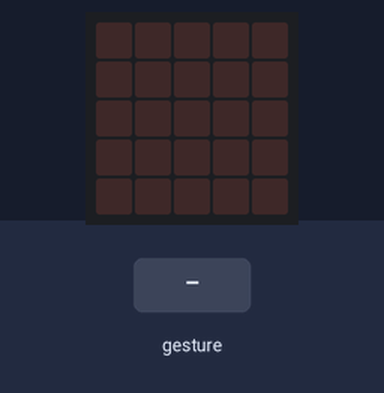
Bench run of a program on a simulated BBC micro:bit (MakeCode). Shown: the board's 5×5 LED display. Inputs (shaded band) come from the test bench. Random numbers come from a fixed seed; a tilt is held for 1.5 s and a shake lasts 1 s, then the board lies face up again.

Above: at 1.2 s.
1.3 s: gesture 'shake'
At 3.0 s:
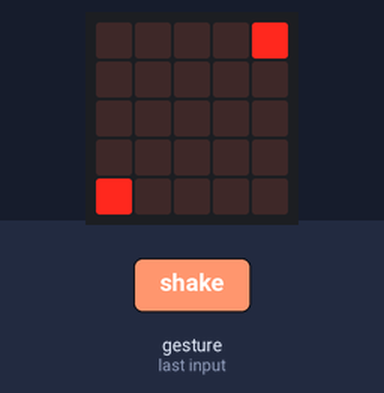
3.7 s: gesture 'shake'
At 5.8 s:
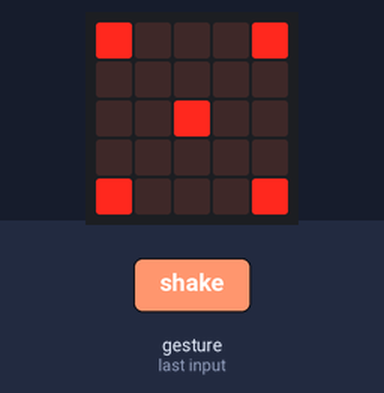
6.1 s: gesture 'shake'
At 7.8 s:
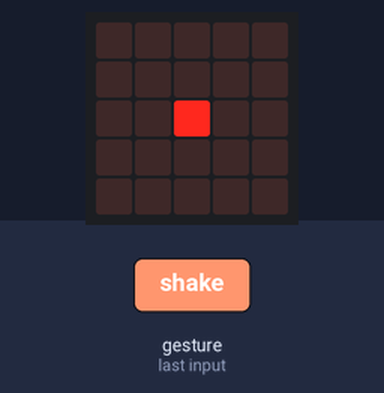
8.5 s: gesture 'shake'
At 10.9 s:
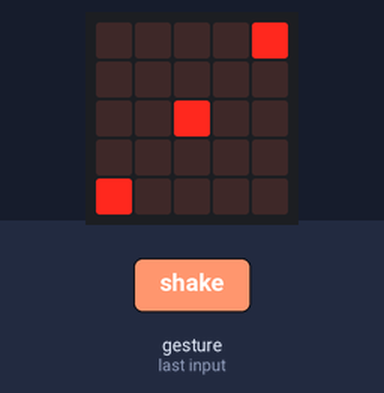
Timing chart, 0 to 11.9 s (numbered marks = the images above; inputs shaded):
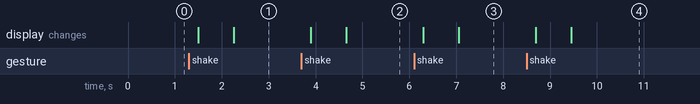

The program:

main.ts
```typescript
let número = 0
input.onGesture(Gesture.Shake, function () {
    número = randint(1, 6)
    basic.showNumber(número)
    if (número == 1) {
        basic.showLeds(`
            . . . . .
            . . . . .
            . . # . .
            . . . . .
            . . . . .
            `)
    } else if (número == 2) {
        basic.showLeds(`
            . . . . #
            . . . . .
            . . . . .
            . . . . .
            # . . . .
            `)
    } else if (número == 3) {
        basic.showLeds(`
            . . . . #
            . . . . .
            . . # . .
            . . . . .
            # . . . .
            `)
    } else if (número == 4) {
        basic.showLeds(`
            # . . . #
            . . . . .
            . . . . .
            . . . . .
            # . . . #
            `)
    } else if (número == 5) {
        basic.showLeds(`
            # . . . #
            . . . . .
            . . # . .
            . . . . .
            # . . . #
            `)
    } else if (número == 6) {
        basic.showLeds(`
            # . . . #
            . . . . .
            # . . . #
            . . . . .
            # . . . #
            `)
    }
})
basic.forever(function () {

})
```

test.ts
```typescript
// aquí va el archivo "tests"; esto no se compilará cuando este paquete se utilice como una extensión.
```

Measured:
- after the input at 1.3 s, the display: first changes after 0.20 s (image 1 shows a later state)
- after the input at 3.7 s, the display: first changes after 0.20 s (image 2 shows a later state)
- after the input at 6.1 s, the display: first changes after 0.20 s (image 3 shows a later state)
- after the input at 8.5 s, the display: first changes after 0.20 s (image 4 shows a later state)
